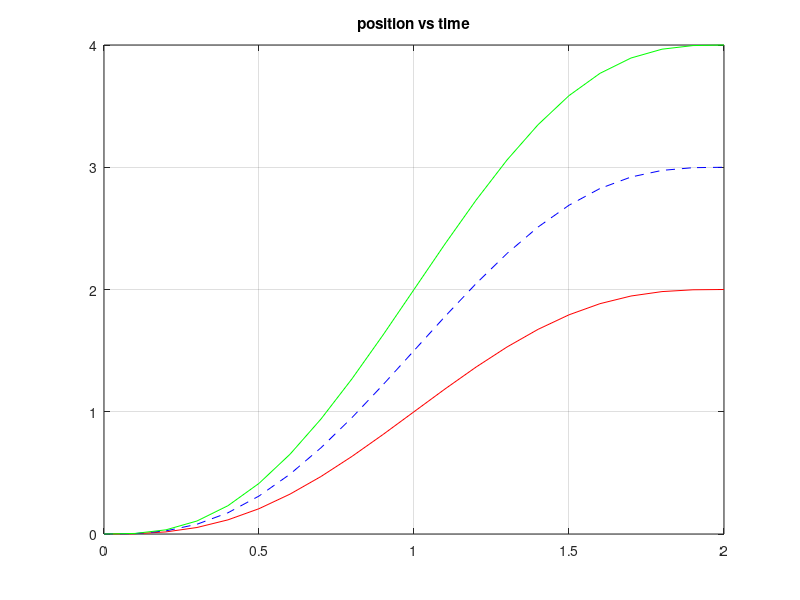
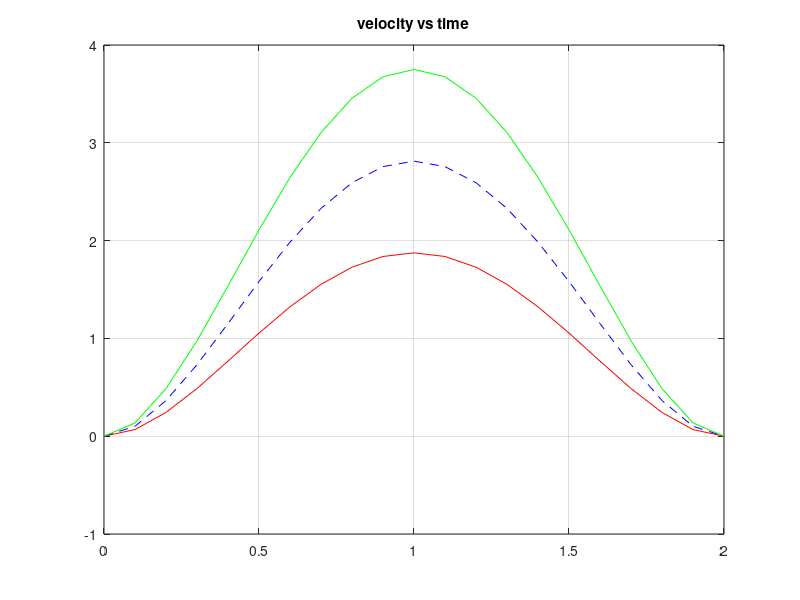
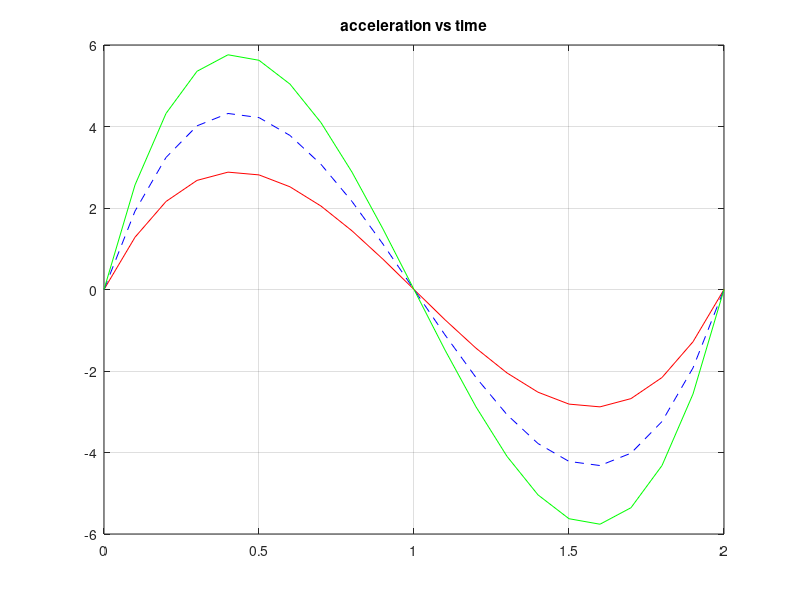

MATLAB code for these plots, in order:
% Trajectory
% define the initial and final conditions
clear all
close all

t0 = 0; tf = 2;
q0 = [0 0 0]; qf = [2 3 4]; 
v0 = 0; vf = 0;
acc0 = 0; accf = 0;
tf = 2;
q_all=zeros(21,3);
v_all= zeros(21,3);
acc_all=zeros(21,3); 

for i=1:3
%Given:
A = [1 t0 t0^2 t0^3 t0^4 t0^5
     0 1 2*t0 3*t0^2 4*t0^3 5*t0^4
     0 0 2 6*t0 12*t0^2 20*t0^3
     1 tf tf^2 tf^3 tf^4 tf^5
     0 1 2*tf 3*tf^2 4*tf^3 5*tf^4
     0 0 2 6*tf 12*tf^2 20*tf^3];
c = [q0(i);v0;acc0;qf(i);vf;accf]
b = A\c
% assign the results to the coefficients 
a0 = b(1); a1 = b(2); a2 = b(3); a3 = b(4); a4 = b(5); a5 = b(6);


t = 0:0.1:2;
q = a0+a1.*t+a2.*t.^2+a3.*t.^3+a4.*t.^4+a5.*t.^5
v = a1+2*a2.*t+3*a3.*t.^2+4*a4.*t.^3+5*a5.*t.^4;
acc = 2*a2+6*a3.*t+12*a4.*t.^2+20*a5.*t.^3;

q_all(:,i) = q
v_all(:,i) = v;
acc_all(:,i)  = acc ;
end

figure
plot(t,q_all(:,1),'r-',t,q_all(:,2),'b--',t,q_all(:,3),'g-')
title('position vs time')
grid on
figure
plot(t,v_all(:,1),'r-',t,v_all(:,2),'b--',t,v_all(:,3),'g-')
title('velocity vs time')
grid on
figure
plot(t,acc_all(:,1),'r-',t,acc_all(:,2),'b--',t,acc_all(:,3),'g-')
title('acceleration vs time')
grid on
 